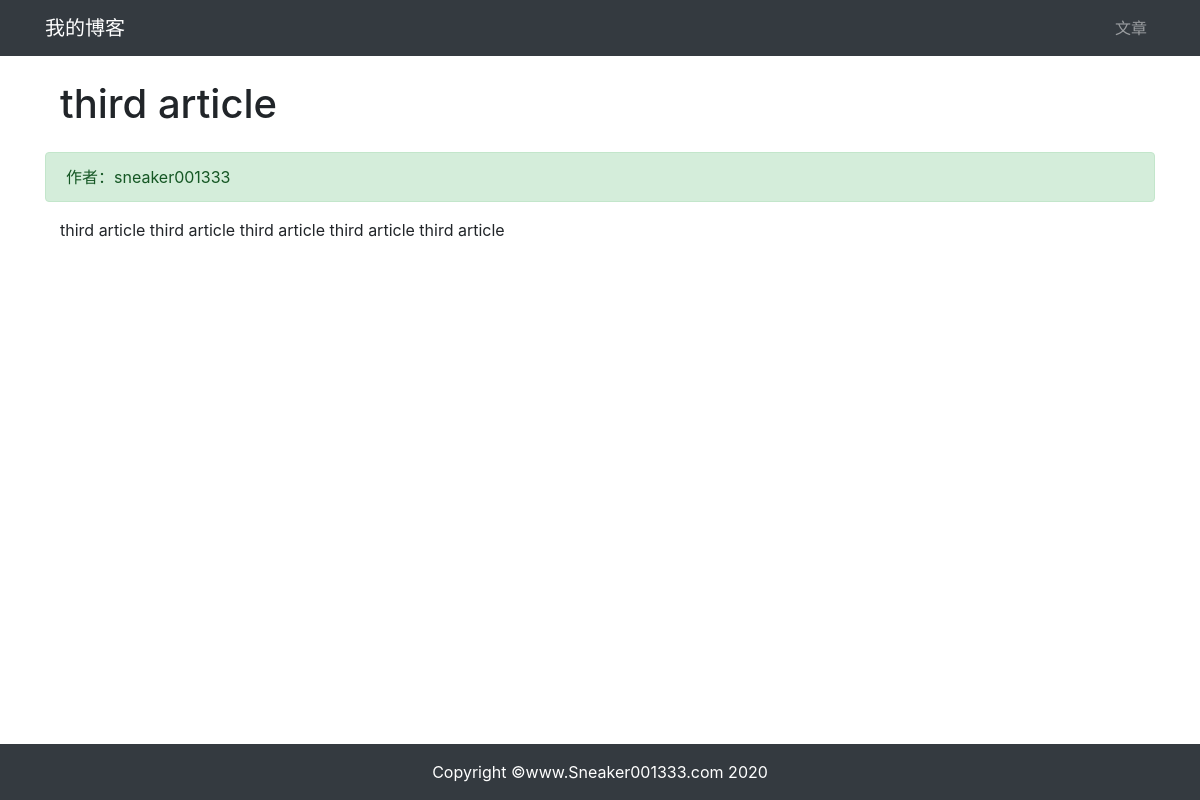
/article/article-detail/3/, run on the app's committed database.
### article/models.py (models this page shows, shortened)
class ArticlePost(models.Model):
    author = models.ForeignKey(User,on_delete=models.CASCADE)
    title = models.CharField(max_length=100)
    body = models.TextField()
    created = models.DateTimeField(default=timezone.now)
    updated = models.DateTimeField(auto_now=True)
    class Meta:
        ordering = ('-created',)

### article/views.py (the view)
# urls.py: path('article-detail/<int:id>/', views.article_detail, name='article_detail'),
def article_detail(request, id):
    article = ArticlePost.objects.get(id=id)
    article.body = markdown.markdown(article.body,
        extensions=[
        'markdown.extensions.extra',
        'markdown.extensions.codehilite',
        ])
    context = { 'article': article}
    return render(request, 'article/detail.html', context)

### templates/article/detail.html (shortened to what this page needs)
{% extends "base.html" %}
{% load staticfiles %}
{% block content %}
<div class="container">
    <div clss="row">
        <h1 class="col-12 mt-4 mb-4">{{ article.title }}</h1>
        <div class="col-12 alert alert-success">作者：{{ article.author }}</div>
        <div class="col-12">
            <p>{{ article.body|safe }}</p>
        </div>
    </div>
</div>
{% endblock content %}

### data on the page
ArticlePost: title "third article", author "sneaker001333", body "third article third article third article third article third article"
